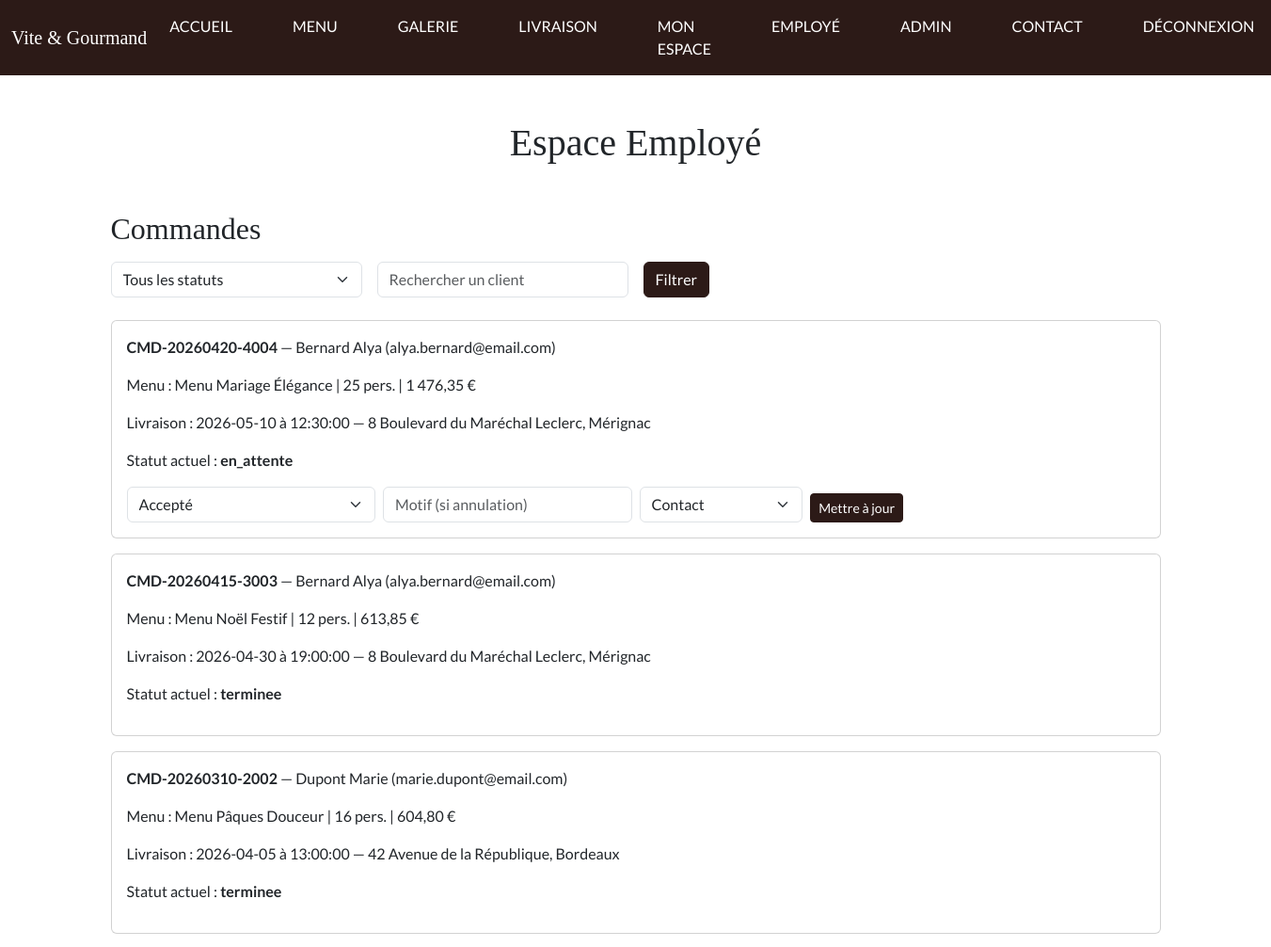
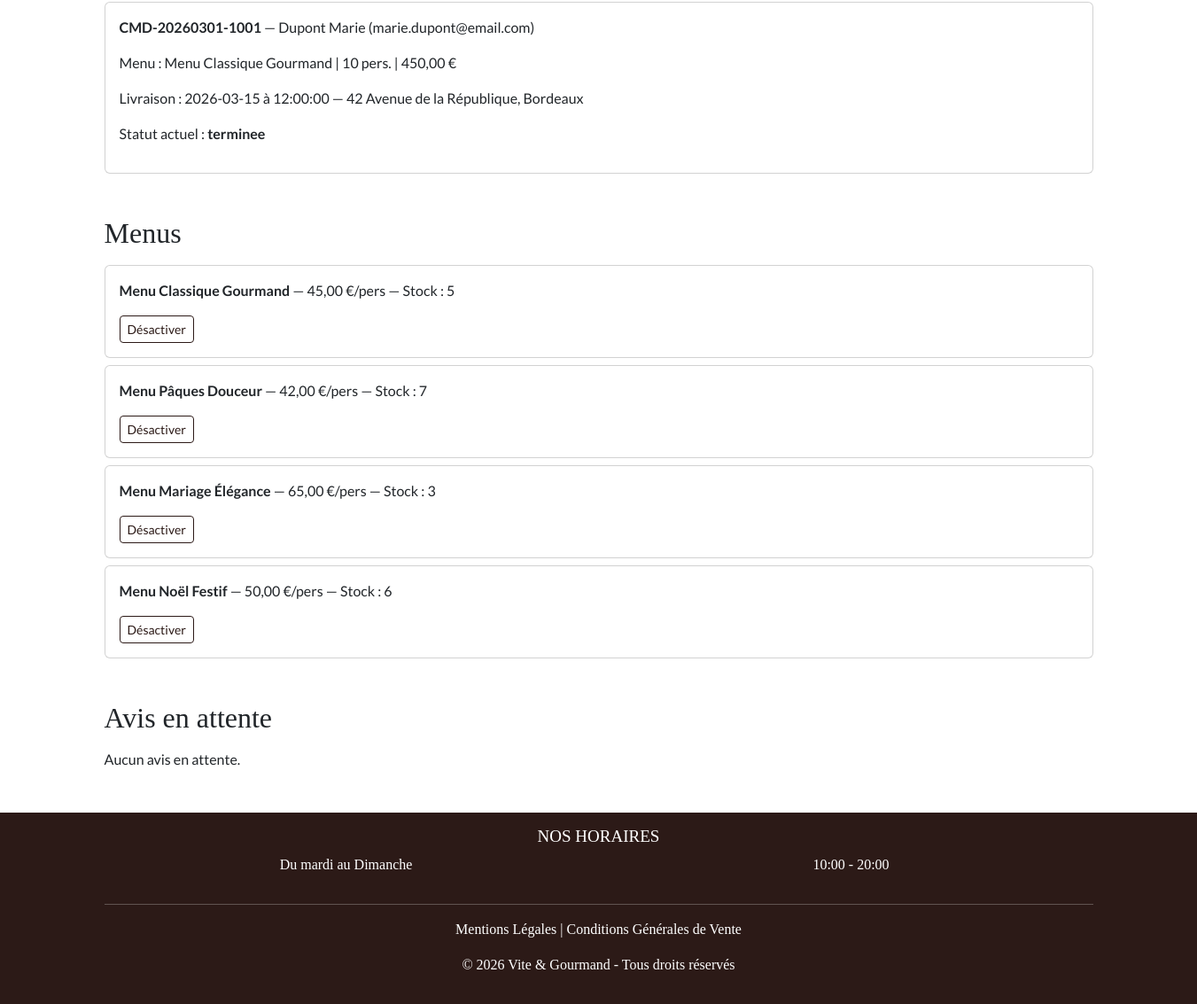
Screenshot of /employe.php (signed in) with the database file from the repository (2 pictures, top to bottom).
### tables this page shows
CREATE TABLE commande (
    commande_id INT AUTO_INCREMENT PRIMARY KEY,
    numero_commande VARCHAR(50) NOT NULL UNIQUE,
    utilisateur_id INT NOT NULL,
    menu_id INT NOT NULL,

     
    date_commande DATETIME NOT NULL DEFAULT CURRENT_TIMESTAMP,
    date_livraison DATE NOT NULL,
    heure_livraison TIME NOT NULL,
    adresse_livraison VARCHAR(255) NOT NULL,
    ville_livraison VARCHAR(100) NOT NULL,
    distance_km DECIMAL(6,2) NOT NULL DEFAULT 0,

     
    nombre_personnes INT NOT NULL,
    prix_menu_unitaire DECIMAL(10,2) NOT NULL,
    prix_menu_total DECIMAL(10,2) NOT NULL,
    prix_livraison DECIMAL(10,2) NOT NULL DEFAULT 0,
    reduction DECIMAL(10,2) NOT NULL DEFAULT 0,
    prix_total DECIMAL(10,2) NOT NULL,

     
    statut ENUM(
        'en_attente',
        'accepte',
        'en_preparation',
        'en_cours_livraison',
        'livre',
        'en_attente_retour_materiel',
        'terminee',
        'annulee'
    ) NOT NULL DEFAULT 'en_attente',
    pret_materiel BOOLEAN NOT NULL DEFAULT FALSE,
    materiel_restitue BOOLEAN NOT NULL DEFAULT FALSE,

     
    motif_annulation TEXT,
    mode_contact_annulation ENUM('telephone', 'email'),

    FOREIGN KEY (utilisateur_id) REFERENCES utilisateur(utilisateur_id),
    FOREIGN KEY (menu_id) REFERENCES menu(menu_id)
);

CREATE TABLE utilisateur (
    utilisateur_id INT AUTO_INCREMENT PRIMARY KEY,
    email VARCHAR(150) NOT NULL UNIQUE,
    password VARCHAR(255) NOT NULL,
    nom VARCHAR(100) NOT NULL,
    prenom VARCHAR(100) NOT NULL,
    telephone VARCHAR(20) NOT NULL,
    adresse_postale VARCHAR(255) NOT NULL,
    ville VARCHAR(100) NOT NULL,
    pays VARCHAR(100) NOT NULL DEFAULT 'France',
    actif BOOLEAN NOT NULL DEFAULT TRUE,
    date_creation DATETIME NOT NULL DEFAULT CURRENT_TIMESTAMP,
    role_id INT NOT NULL,
    FOREIGN KEY (role_id) REFERENCES role(role_id)
);

CREATE TABLE menu (
    menu_id INT AUTO_INCREMENT PRIMARY KEY,
    titre VARCHAR(150) NOT NULL,
    description TEXT NOT NULL,
    image_principale VARCHAR(255),
    nombre_personnes_min INT NOT NULL,
    prix_min DECIMAL(10,2) NOT NULL,
    conditions_menu TEXT,
    stock_disponible INT NOT NULL DEFAULT 0,
    actif BOOLEAN NOT NULL DEFAULT TRUE
);

### employe.php (the view, shortened to what this page needs)
<?php
require_once __DIR__ . '/includes/header.php';
$pdo = Database::getConnection();
    $filtreClient = trim($_GET['client'] ?? '');
    $sqlCommandes = "
        SELECT c.*, m.titre AS menu_titre, u.nom, u.prenom, u.email
        FROM commande c
        JOIN menu m ON c.menu_id = m.menu_id
        JOIN utilisateur u ON c.utilisateur_id = u.utilisateur_id
        WHERE 1=1
    ";
    $paramsCommandes = [];
    $sqlCommandes .= " ORDER BY c.date_commande DESC";
    $stmt = $pdo->prepare($sqlCommandes);
    $stmt->execute($paramsCommandes);
    $commandes = $stmt->fetchAll();
    $menus = $pdo->query("SELECT * FROM menu WHERE actif = 1 ORDER BY menu_id")->fetchAll();
    $avis = $pdo->query("
        SELECT a.*, u.nom, u.prenom, m.titre AS menu_titre
        FROM avis a
        JOIN utilisateur u ON a.utilisateur_id = u.utilisateur_id
        JOIN commande c ON a.commande_id = c.commande_id
        JOIN menu m ON c.menu_id = m.menu_id
        WHERE a.statut_validation = 'en_attente'
        ORDER BY a.date_creation DESC
    ")->fetchAll();
    ?>
    <div class="container my-5">
        <h1 class="text-center mb-5">Espace Employé</h1>
    <h2 class="mb-3">Commandes</h2>
    <form method="get" action="employe.php" class="row g-3 mb-4">
        <div class="col-md-3">
            <select name="statut" class="form-select">
                <option value="">Tous les statuts</option>
            </select>
        </div>
        <div class="col-md-3">
            <input type="text" name="client" class="form-control" placeholder="Rechercher un client" value="<?= htmlspecialchars($filtreClient) ?>">
        </div>
        <div class="col-md-2">
            <button type="submit" class="btn btn-dark">Filtrer</button>
        </div>
    </form>
    <?php if (empty($commandes)) : ?>
        <p>Aucune commande trouvée.</p>
    <?php else : ?>
        <?php foreach ($commandes as $cmd) : ?>
            <div class="card mb-3 p-3">
                <p><strong><?= htmlspecialchars($cmd['numero_commande']) ?></strong> — <?= htmlspecialchars($cmd['nom']) ?> <?= htmlspecialchars($cmd['prenom']) ?> (<?= htmlspecialchars($cmd['email']) ?>)</p>
                <p>Menu : <?= htmlspecialchars($cmd['menu_titre']) ?> | <?= $cmd['nombre_personnes'] ?> pers. | <?= number_format($cmd['prix_total'], 2, ',', ' ') ?> €</p>
                <p>Livraison : <?= htmlspecialchars($cmd['date_livraison']) ?> à <?= htmlspecialchars($cmd['heure_livraison']) ?> — <?= htmlspecialchars($cmd['adresse_livraison']) ?>, <?= htmlspecialchars($cmd['ville_livraison']) ?></p>
                <p>Statut actuel : <strong><?= htmlspecialchars($cmd['statut']) ?></strong></p>
                <?php if ($cmd['statut'] !== 'terminee' && $cmd['statut'] !== 'annulee') : ?>
                    <form method="post" action="employe.php" class="row g-2 align-items-end">
                        <div class="col-md-3">
                            <select name="nouveau_statut" class="form-select">
                                <option value="accepte">Accepté</option>
                            </select>
                        </div>
                        <div class="col-md-3">
                            <input type="text" name="motif" class="form-control" placeholder="Motif (si annulation)">
                        </div>
                        <div class="col-md-2">
                            <select name="mode_contact" class="form-select">
                                <option value="">Contact</option>
                            </select>
                        </div>
                        <div class="col-md-2">
                            <button type="submit" class="btn btn-dark btn-sm">Mettre à jour</button>
                        </div>
                    </form>
                <?php endif; ?>
            </div>
        <?php endforeach; ?>
    <?php endif; ?>
    <h2 class="mt-5 mb-3">Menus</h2>
    <?php foreach ($menus as $menu) : ?>
        <div class="card mb-2 p-3">
            <p><strong><?= htmlspecialchars($menu['titre']) ?></strong> — <?= number_format($menu['prix_min'] / $menu['nombre_personnes_min'], 2, ',', ' ') ?> €/pers — Stock : <?= $menu['stock_disponible'] ?></p>
            <form method="post" action="employe.php" style="display: inline;">
                <button type="submit" class="btn btn-outline-dark btn-sm" onclick="return confirm('Désactiver ce menu ?')">Désactiver</button>
            </form>
        </div>
    <?php endforeach; ?>
    <h2 class="mt-5 mb-3">Avis en attente</h2>
    <?php if (empty($avis)) : ?>
        <p>Aucun avis en attente.</p>
    <?php endif; ?>
</div>
<?php require_once __DIR__ . '/includes/footer.php'; ?>

### rows the page displays
commande: numero_commande "CMD-20260420-4004", utilisateur.nom "Bernard", utilisateur.prenom "Alya", utilisateur.email "alya.bernard@email.com", menu.titre "Menu Mariage Élégance", nombre_personnes "25", prix_total "1 476,35", date_livraison "2026-05-10", heure_livraison "12:30:00", adresse_livraison "8 Boulevard du Maréchal Leclerc", ville_livraison "Mérignac", statut "en_attente"
commande: numero_commande "CMD-20260415-3003", utilisateur.nom "Bernard", utilisateur.prenom "Alya", utilisateur.email "alya.bernard@email.com", menu.titre "Menu Noël Festif", nombre_personnes "12", prix_total "613,85", date_livraison "2026-04-30", heure_livraison "19:00:00", adresse_livraison "8 Boulevard du Maréchal Leclerc", ville_livraison "Mérignac", statut "terminee"
commande: numero_commande "CMD-20260310-2002", utilisateur.nom "Dupont", utilisateur.prenom "Marie", utilisateur.email "marie.dupont@email.com", menu.titre "Menu Pâques Douceur", nombre_personnes "16", prix_total "604,80", date_livraison "2026-04-05", heure_livraison "13:00:00", adresse_livraison "42 Avenue de la République", ville_livraison "Bordeaux", statut "terminee"
commande: numero_commande "CMD-20260301-1001", utilisateur.nom "Dupont", utilisateur.prenom "Marie", utilisateur.email "marie.dupont@email.com", menu.titre "Menu Classique Gourmand", nombre_personnes "10", prix_total "450,00", date_livraison "2026-03-15", heure_livraison "12:00:00", adresse_livraison "42 Avenue de la République", ville_livraison "Bordeaux", statut "terminee"
menu: titre "Menu Classique Gourmand", $menu['prix_min'] / $menu['nombre_personnes_min'] "45,00", stock_disponible "5"
menu: titre "Menu Pâques Douceur", $menu['prix_min'] / $menu['nombre_personnes_min'] "42,00", stock_disponible "7"
menu: titre "Menu Mariage Élégance", $menu['prix_min'] / $menu['nombre_personnes_min'] "65,00", stock_disponible "3"
menu: titre "Menu Noël Festif", $menu['prix_min'] / $menu['nombre_personnes_min'] "50,00", stock_disponible "6"
